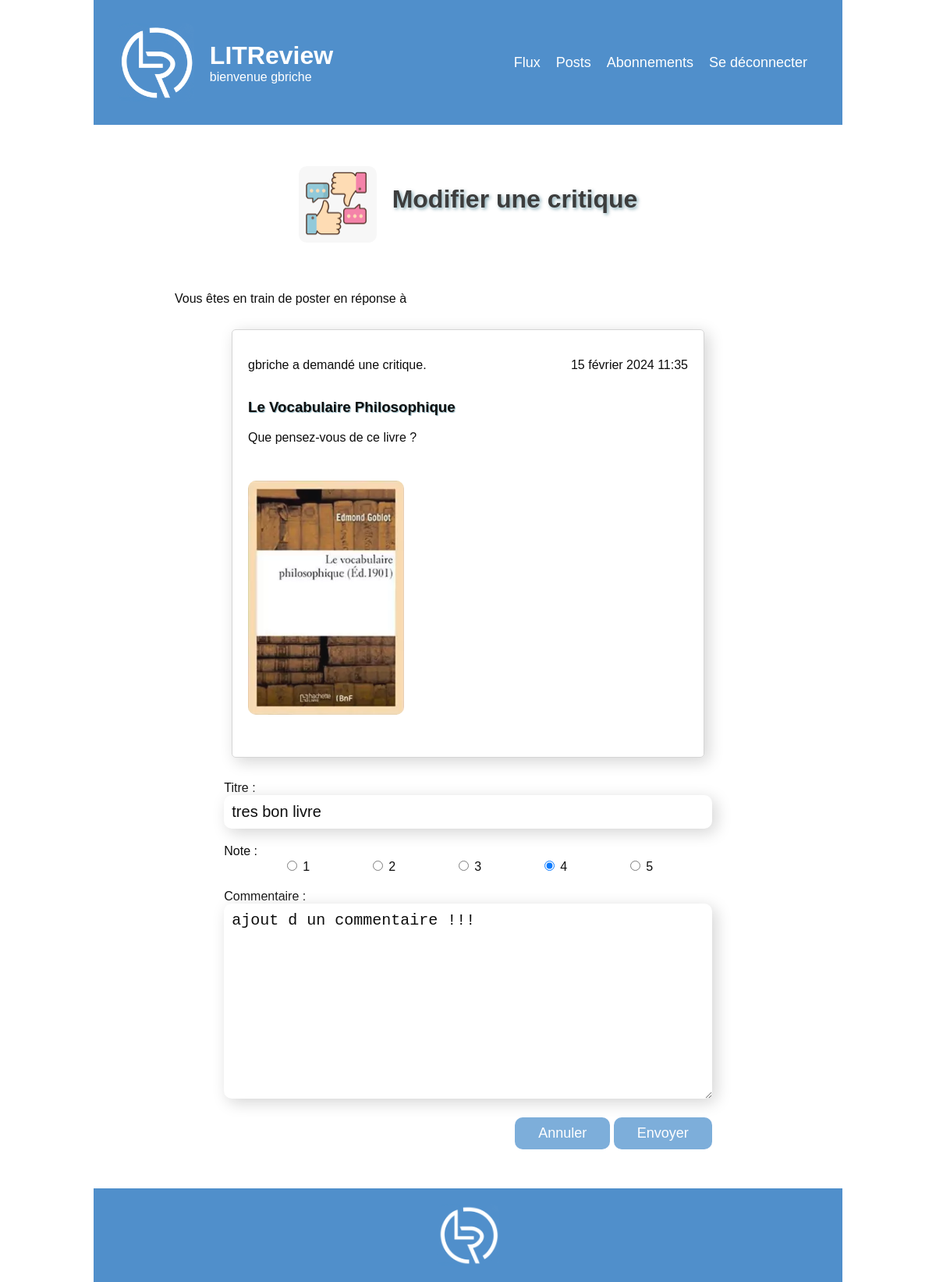
/review/6/edit (signed in), run on an earlier commit of the app's database.
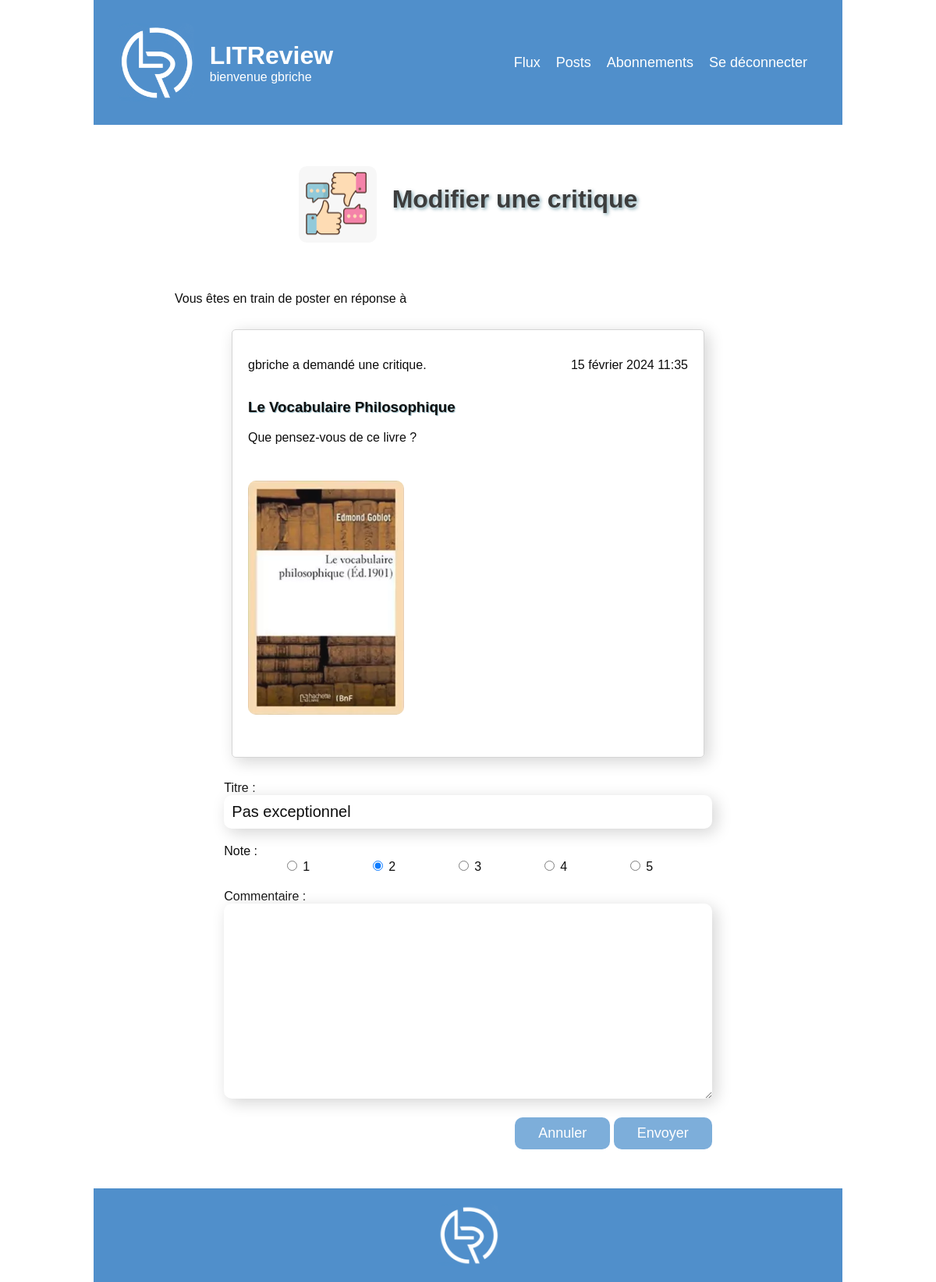
And on a later commit of the database.
### bookreview/models.py (models this page shows, shortened)
class Review(models.Model):
    ticket = models.ForeignKey(to=Ticket, on_delete=models.CASCADE)
    rating = models.PositiveSmallIntegerField(
        validators=[MinValueValidator(0), MaxValueValidator(5)], verbose_name="Note"
    )
    headline = models.CharField(max_length=128, verbose_name="Titre")
    body = models.TextField(max_length=8192, blank=True, verbose_name="Commentaire")
    user = models.ForeignKey(to=settings.AUTH_USER_MODEL, on_delete=models.CASCADE)
    time_created = models.DateTimeField(auto_now_add=True)

### bookreview/views.py (the view, shortened to what this page needs)
@login_required
def edit_review(request, review_id):
    review = get_object_or_404(Review, id=review_id)
    edit_form = ReviewForm(instance=review)
    ticket = review.ticket
    context = {
        "edit_form": edit_form,
        "ticket": ticket,
    }
    return render(request, "bookreview/edit_review.html", context=context)

### bookreview/forms.py
class ReviewForm(forms.ModelForm):
    class Meta:
        model = Review
        fields = ['headline', 'rating', 'body']
        widgets = {
            'rating': forms.RadioSelect(choices=[(1, '1'), (2, '2'), (3, '3'), (4, '4'), (5, '5')]),
        }

### bookreview/templates/bookreview/edit_review.html (shortened to what this page needs)
{% extends 'base.html' %}
{% load static  %}
{% block content %}
<div class="review-page base-page">
    <div class="icone-title">
        <img src="{% static 'icones/icone-review.png' %}" alt="icone critique">
        <h2>Modifier une critique</h2>
    </div>
    <div class="review-texte">Vous êtes en train de poster en réponse à</div>
    <div class="ticket-display">
        <div class="ticket-display-title">
            <p>{{ ticket.user }} a demandé une critique.</p>
            <p>{{ ticket.time_created}}</p>
        </div>
        <h3>{{ ticket.title }}</h3>
        <p>{{ ticket.description }}</p>
        <img src="{{ ticket.image.url }}" alt="{{ ticket.title }}" class="ticket-img">
        <br>
    </div>
    <form method="post" class="review-form">
    {% for field in edit_form.visible_fields %}
            <div class="form-field-ticket">
                {{ field.label_tag }}
                {{ field }}
            </div>
        {% endfor %}
        <div class="button-submit-right">
            <a href="{% url 'posts' %}"><button type="button" class="submit-button">Annuler</button></a>
            <button type="submit" class="submit-button review-button">Envoyer</button>
        </div>
    </form>
</div>
{% endblock content %}

What changed in the data, as far as the page shows it:
changed Review: headline "tres bon livre" → "Pas exceptionnel"; rating "☐ 1 ☐ 2 ☐ 3 ☑ 4 ☐ 5" → "☐ 1 ☑ 2 ☐ 3 ☐ 4 ☐ 5"; body "ajout d un commentaire !!!" → (not shown)
